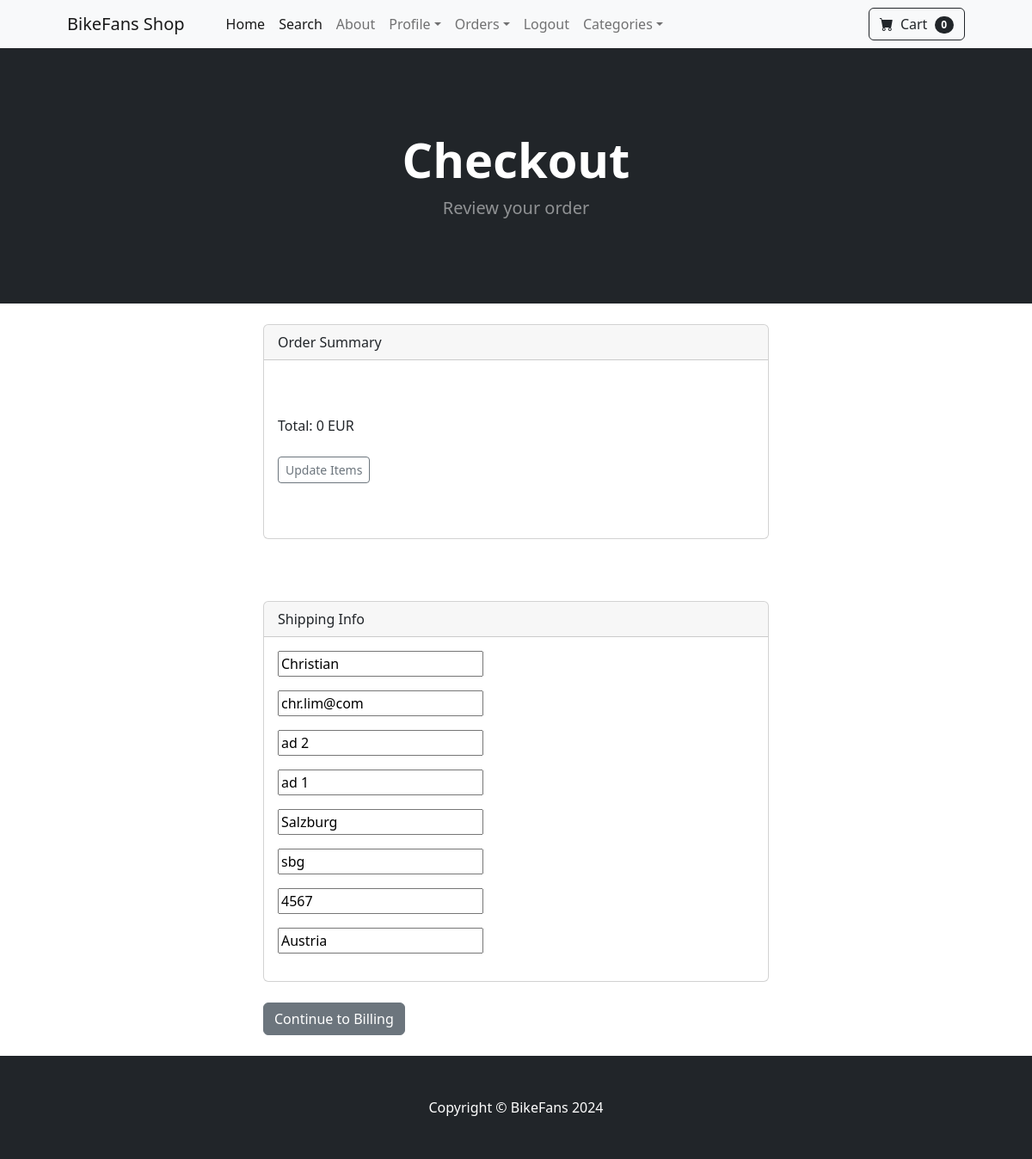
The app's page /payment/checkout (signed in) with its own data.
### payment/models.py (models this page shows, shortened)
class ShippingAddress(models.Model):
	user = models.ForeignKey(User, on_delete=models.CASCADE, null=True, blank=True)
	shipping_full_name = models.CharField(max_length=255)
	shipping_email = models.CharField(max_length=255)
	shipping_address1 = models.CharField(max_length=255)
	shipping_address2 = models.CharField(max_length=255, null=True, blank=True)
	shipping_city = models.CharField(max_length=255)
	shipping_state = models.CharField(max_length=255, null=True, blank=True)
	shipping_zipcode = models.CharField(max_length=255, null=True, blank=True)
	shipping_country = models.CharField(max_length=255)
	class Meta:
		verbose_name_plural = "Shipping Address"

### payment/views.py (the view)
# urls.py: path('checkout', views.checkout, name='checkout'),
def checkout(request):
	cart = Cart(request)
	cart_products = cart.get_prods
	quantities = cart.get_quants
	totals = cart.cart_total()
	if request.user.is_authenticated:
		shipping_user = ShippingAddress.objects.get(user__id=request.user.id)
		shipping_form = ShippingForm(request.POST or None, instance=shipping_user)
		return render(request, "payment/checkout.html", {"cart_products":cart_products, "quantities":quantities, "totals":totals, "shipping_form":shipping_form})
	else:
		shipping_form = ShippingForm(request.POST or None)
		return render(request, "payment/checkout.html", {"cart_products":cart_products, "quantities":quantities, "totals":totals, "shipping_form":shipping_form})

### cart/cart.py (called while the page is built, shortened)
	def cart_total(self):
		product_ids = self.cart.keys()
		products = Product.objects.filter(id__in = product_ids)
		quantities = self.cart
		total = 0
		return total

	def __len__(self):
		return len(self.cart)

	def get_prods(self):
		product_ids = self.cart.keys()
		products = Product.objects.filter(id__in=product_ids)
		return products

### cart/context_processors.py (called while the page is built)
def cart(request):
		return {'cart': Cart(request)}

### payment/templates/payment/checkout.html (shortened to what this page needs)
{% extends 'base.html' %}
{% block content %}
<header class="bg-dark py-5">
    <div class="container px-4 px-lg-5 my-5">
        <div class="text-center text-white">
            <h1 class="display-4 fw-bolder">Checkout</h1>
            <p class="lead fw-normal text-white-50 mb-0">Review your order</p>
        </div>
    </div>
</header>
<div class="row">
    <div class="col-md-6 offset-md-3">
	<div class="card">
		<div class="card-header">
	    Order Summary
	  	</div>
	  	<div class="card-body">
	    	<br/><br/>
	    	Total: {{ totals }} EUR
	    	<br/><br/>
	    	<a href="{% url 'cart_summary' %}" class="btn btn-sm btn-outline-secondary">Update Items</a>
	    	<br/><br/><br/>
	  	</div>
	</div>
	<br/><br/><br/>
	<div class="card">
		<div class="card-header">
			Shipping Info
		</div>
		<div class="card-body">
		<form method="POST" action="{% url 'billing_info' %}">
			{{ shipping_form.as_p }}
		</div>
	</div>
	<br/>
	<button type=submit class="btn btn-secondary">Continue to Billing</button>
	</div>
</div>
 <br/>
{% endblock %}

### records on screen
ShippingAddress: shipping_full_name "Christian", shipping_email "chr.lim@com", shipping_address1 "ad 2", shipping_address2 "ad 1", shipping_city "Salzburg", shipping_state "sbg", shipping_zipcode "4567", shipping_country "Austria"

### other values on screen
{{ cart|length }} "0"
{{ totals }} "0"
